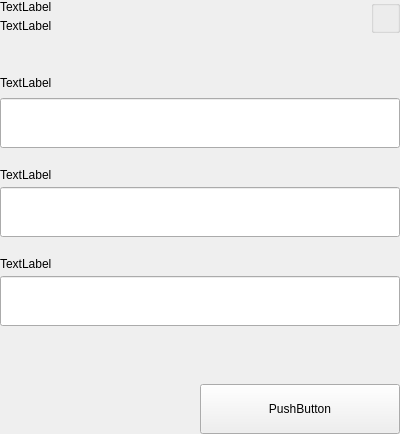
<?xml version="1.0" encoding="UTF-8"?>
<ui version="4.0">
 <class>SettingsChangePasswordWidget</class>
 <widget class="QWidget" name="SettingsChangePasswordWidget">
  <property name="geometry">
   <rect>
    <x>0</x>
    <y>0</y>
    <width>400</width>
    <height>434</height>
   </rect>
  </property>
  <property name="windowTitle">
   <string>Form</string>
  </property>
  <layout class="QVBoxLayout" name="verticalLayout">
   <property name="spacing">
    <number>0</number>
   </property>
   <property name="leftMargin">
    <number>0</number>
   </property>
   <property name="topMargin">
    <number>0</number>
   </property>
   <property name="rightMargin">
    <number>0</number>
   </property>
   <property name="bottomMargin">
    <number>0</number>
   </property>
   <item>
    <widget class="QWidget" name="left" native="true">
     <layout class="QVBoxLayout" name="verticalLayout_3">
      <property name="leftMargin">
       <number>0</number>
      </property>
      <property name="topMargin">
       <number>0</number>
      </property>
      <property name="rightMargin">
       <number>0</number>
      </property>
      <property name="bottomMargin">
       <number>0</number>
      </property>
      <item>
       <layout class="QVBoxLayout" name="verticalLayout_2">
        <property name="spacing">
         <number>0</number>
        </property>
        <item>
         <layout class="QHBoxLayout" name="horizontalLayout_3" stretch="1,0">
          <property name="spacing">
           <number>0</number>
          </property>
          <item>
           <layout class="QVBoxLayout" name="verticalLayoutTitle">
            <property name="spacing">
             <number>5</number>
            </property>
            <item>
             <widget class="QLabel" name="labelTitle">
              <property name="text">
               <string>TextLabel</string>
              </property>
             </widget>
            </item>
            <item>
             <widget class="QLabel" name="labelSubtitle1">
              <property name="text">
               <string>TextLabel</string>
              </property>
              <property name="wordWrap">
               <bool>true</bool>
              </property>
             </widget>
            </item>
           </layout>
          </item>
          <item>
           <widget class="QGroupBox" name="groupBox">
            <property name="title">
             <string/>
            </property>
            <layout class="QHBoxLayout" name="horizontalLayout_4">
             <property name="spacing">
              <number>0</number>
             </property>
             <property name="leftMargin">
              <number>0</number>
             </property>
             <property name="topMargin">
              <number>0</number>
             </property>
             <property name="rightMargin">
              <number>0</number>
             </property>
             <property name="bottomMargin">
              <number>0</number>
             </property>
            </layout>
           </widget>
          </item>
         </layout>
        </item>
        <item>
         <spacer name="verticalSpacer_2">
          <property name="orientation">
           <enum>Qt::Vertical</enum>
          </property>
          <property name="sizeType">
           <enum>QSizePolicy::Fixed</enum>
          </property>
          <property name="sizeHint" stdset="0">
           <size>
            <width>20</width>
            <height>40</height>
           </size>
          </property>
         </spacer>
        </item>
        <item>
         <layout class="QHBoxLayout" name="horizontalLayout_6" stretch="2">
          <property name="spacing">
           <number>0</number>
          </property>
          <item>
           <layout class="QVBoxLayout" name="verticalLayout_7">
            <property name="spacing">
             <number>5</number>
            </property>
            <item>
             <widget class="QLabel" name="labelSubtitleCurrent">
              <property name="minimumSize">
               <size>
                <width>0</width>
                <height>20</height>
               </size>
              </property>
              <property name="maximumSize">
               <size>
                <width>16777215</width>
                <height>20</height>
               </size>
              </property>
              <property name="text">
               <string>TextLabel</string>
              </property>
             </widget>
            </item>
            <item>
             <widget class="QLineEdit" name="lineEditCurrent">
              <property name="minimumSize">
               <size>
                <width>0</width>
                <height>50</height>
               </size>
              </property>
              <property name="maximumSize">
               <size>
                <width>16777215</width>
                <height>50</height>
               </size>
              </property>
             </widget>
            </item>
           </layout>
          </item>
         </layout>
        </item>
        <item>
         <spacer name="verticalSpacer_3">
          <property name="orientation">
           <enum>Qt::Vertical</enum>
          </property>
          <property name="sizeType">
           <enum>QSizePolicy::Fixed</enum>
          </property>
          <property name="sizeHint" stdset="0">
           <size>
            <width>20</width>
            <height>20</height>
           </size>
          </property>
         </spacer>
        </item>
        <item>
         <layout class="QVBoxLayout" name="verticalLayout_9">
          <property name="spacing">
           <number>5</number>
          </property>
          <item>
           <widget class="QLabel" name="labelSubtitleNew">
            <property name="text">
             <string>TextLabel</string>
            </property>
           </widget>
          </item>
          <item>
           <widget class="QLineEdit" name="lineEditNew">
            <property name="minimumSize">
             <size>
              <width>0</width>
              <height>50</height>
             </size>
            </property>
            <property name="maximumSize">
             <size>
              <width>16777215</width>
              <height>50</height>
             </size>
            </property>
            <property name="alignment">
             <set>Qt::AlignLeading|Qt::AlignLeft|Qt::AlignVCenter</set>
            </property>
           </widget>
          </item>
         </layout>
        </item>
        <item>
         <spacer name="verticalSpacer_3">
          <property name="orientation">
           <enum>Qt::Vertical</enum>
          </property>
          <property name="sizeType">
           <enum>QSizePolicy::Fixed</enum>
          </property>
          <property name="sizeHint" stdset="0">
           <size>
            <width>20</width>
            <height>20</height>
           </size>
          </property>
         </spacer>
        </item>
        <item>
         <layout class="QVBoxLayout" name="verticalLayout_9">
          <property name="spacing">
           <number>5</number>
          </property>
          <item>
           <widget class="QLabel" name="labelSubtitleRepeat">
            <property name="text">
             <string>TextLabel</string>
            </property>
           </widget>
          </item>
          <item>
           <widget class="QLineEdit" name="lineEditRepeat">
            <property name="minimumSize">
             <size>
              <width>0</width>
              <height>50</height>
             </size>
            </property>
            <property name="maximumSize">
             <size>
              <width>16777215</width>
              <height>50</height>
             </size>
            </property>
            <property name="alignment">
             <set>Qt::AlignLeading|Qt::AlignLeft|Qt::AlignVCenter</set>
            </property>
           </widget>
          </item>
         </layout>
        </item>
        <item>
         <spacer name="verticalSpacer_4">
          <property name="orientation">
           <enum>Qt::Vertical</enum>
          </property>
          <property name="sizeType">
           <enum>QSizePolicy::Fixed</enum>
          </property>
          <property name="sizeHint" stdset="0">
           <size>
            <width>20</width>
            <height>20</height>
           </size>
          </property>
         </spacer>
        </item>
        <item>
         <spacer name="verticalSpacer">
          <property name="orientation">
           <enum>Qt::Vertical</enum>
          </property>
          <property name="sizeHint" stdset="0">
           <size>
            <width>20</width>
            <height>40</height>
           </size>
          </property>
         </spacer>
        </item>
        <item>
         <layout class="QHBoxLayout" name="horizontalLayout_7">
          <item>
           <spacer name="horizontalSpacer_5">
            <property name="orientation">
             <enum>Qt::Horizontal</enum>
            </property>
            <property name="sizeType">
             <enum>QSizePolicy::Expanding</enum>
            </property>
            <property name="sizeHint" stdset="0">
             <size>
              <width>40</width>
              <height>20</height>
             </size>
            </property>
           </spacer>
          </item>
          <item>
           <widget class="QPushButton" name="pushButtonSave">
            <property name="minimumSize">
             <size>
              <width>200</width>
              <height>50</height>
             </size>
            </property>
            <property name="maximumSize">
             <size>
              <width>200</width>
              <height>50</height>
             </size>
            </property>
            <property name="text">
             <string>PushButton</string>
            </property>
           </widget>
          </item>
         </layout>
        </item>
       </layout>
      </item>
     </layout>
    </widget>
   </item>
  </layout>
 </widget>
 <resources/>
 <connections/>
</ui>
